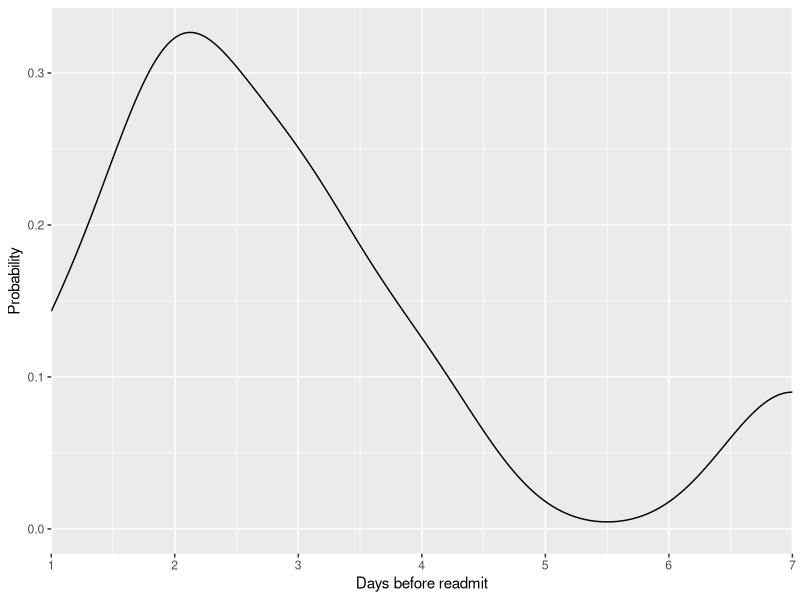
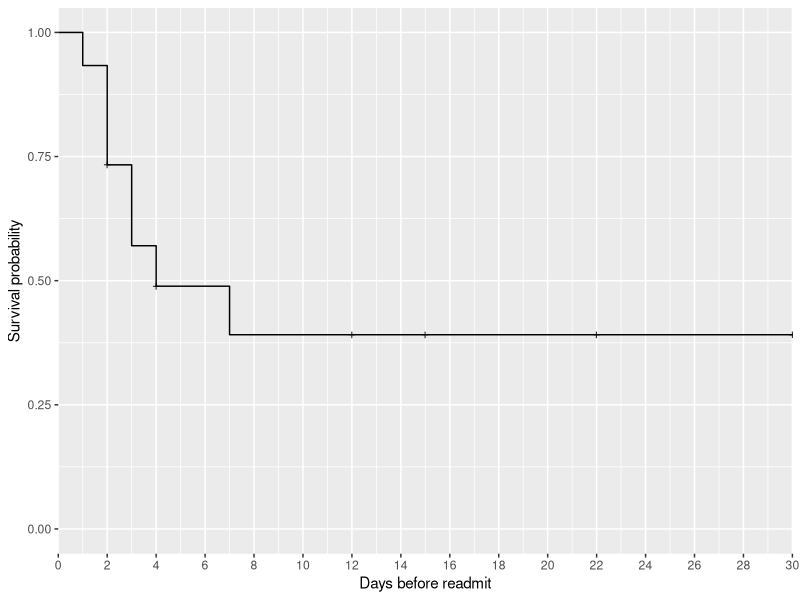
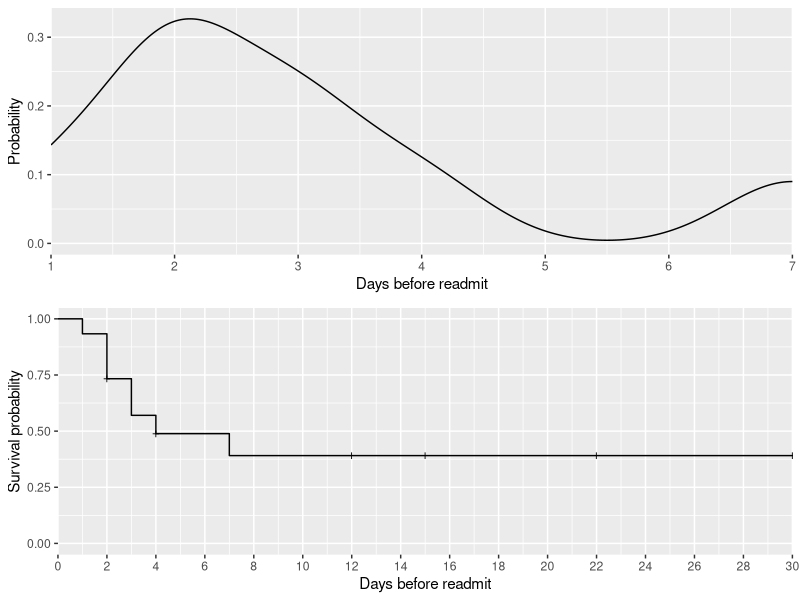
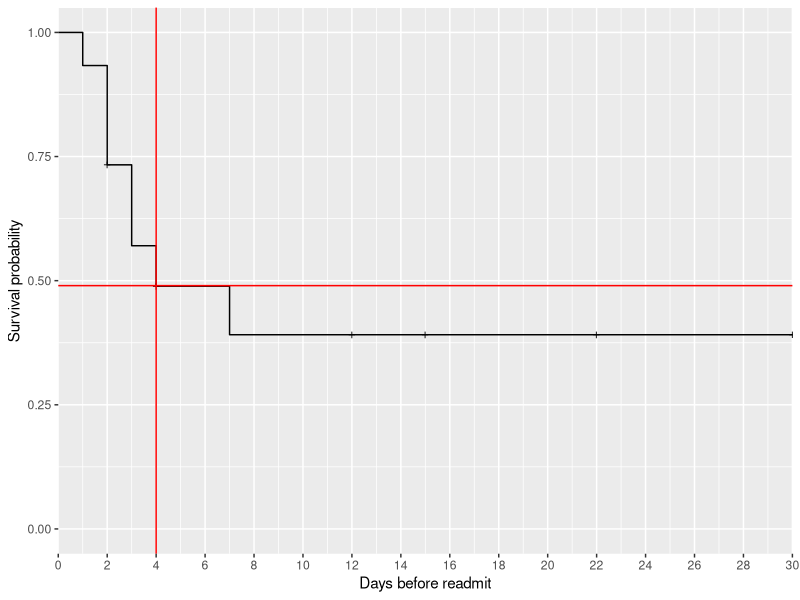

The R script that drew these images, in order:
## ---- chunk 1
knitr::opts_chunk$set(echo = TRUE, 
                      warning = FALSE, 
                      message = FALSE)

library(kableExtra)

# shortcuts: 
# > ctrl + alt + i ==> new code chunk
# > ctrl + shift + k ==> knit doc 
# \  ==> line break (include 2 spaces after)
## ---- chunk 2
library(tidyverse)
library(survival)
library(ggfortify)  # one-line survival plots with ggplot2::autoplot.
library(ggpubr)

## ---- chunk 3

df1.readmits <- 
    data.frame(stringsAsFactors=FALSE,
                patient_id = c(1L, 2L, 3L, 4L, 5L, 6L, 7L, 8L, 9L, 10L, 11L, 12L,
                               13L, 14L, 15L),
       days.before.readmit = c(1L, 2L, 2L, 2L, 3L, 3L, 4L, 7L, 2L, 12L, 15L, 30L,
                               2L, 22L, 4L),
              not.censored = c(1L, 1L, 1L, 1L, 1L, 1L, 1L, 1L, 0L, 0L, 0L, 0L, 0L,
                               0L, 0L),
                     notes = c(NA, NA, NA, NA, NA, NA, NA, NA,
                               "no observed readmit", "no observed readmit",
                               "no observed readmit", "no observed readmit",
                               "no observed readmit", "no observed readmit",
                               "no observed readmit")
    )



## ---- chunk 4
df1.readmits %>% 
    kable() %>% 
    kable_styling(bootstrap_options = c("striped")) %>%
    scroll_box(width = "100%", height = "400px")

## ---- chunk 5

p1.density <- 
    df1.readmits %>% 
    filter(not.censored == 1) %>% 
    
    ggplot(aes(x = days.before.readmit)) + 
    scale_x_continuous(expand = c(0,0)) +
    geom_density() + 
    labs(x = "Days before readmit", 
         y = "Probability")
    
p1.density
    
## ---- chunk 6
# Surv( ) builds the standard survival object: 
Surv(df1.readmits$days.before.readmit,
     df1.readmits$not.censored)

# Note that a “+” after the time in the print out of km indicates censoring.
## ---- chunk 7
# Kaplan-Meier curve: 
km1.survival <- survfit(Surv(days.before.readmit, 
                             not.censored) ~ 1,
                        data = df1.readmits)

# summary(km1.survival)

## ---- chunk 8
p2.survival <- autoplot(km1.survival,
                        conf.int = FALSE, 
                        firsty = 1) + 
    scale_y_continuous(limits = c(0,1)) + 
    scale_x_continuous(expand = c(0, 0), 
                       breaks = seq(0, 30, 2)) + 
        labs(x = "Days before readmit",
             y = "Survival probability")

p2.survival

## ---- chunk 9
ggarrange(p1.density, 
          p2.survival, 
          nrow = 2)

## ---- chunk 10
p2.survival + 
    geom_vline(xintercept = 4, 
               col = "red") + 
    geom_hline(yintercept = 0.49, 
               col = "red")
